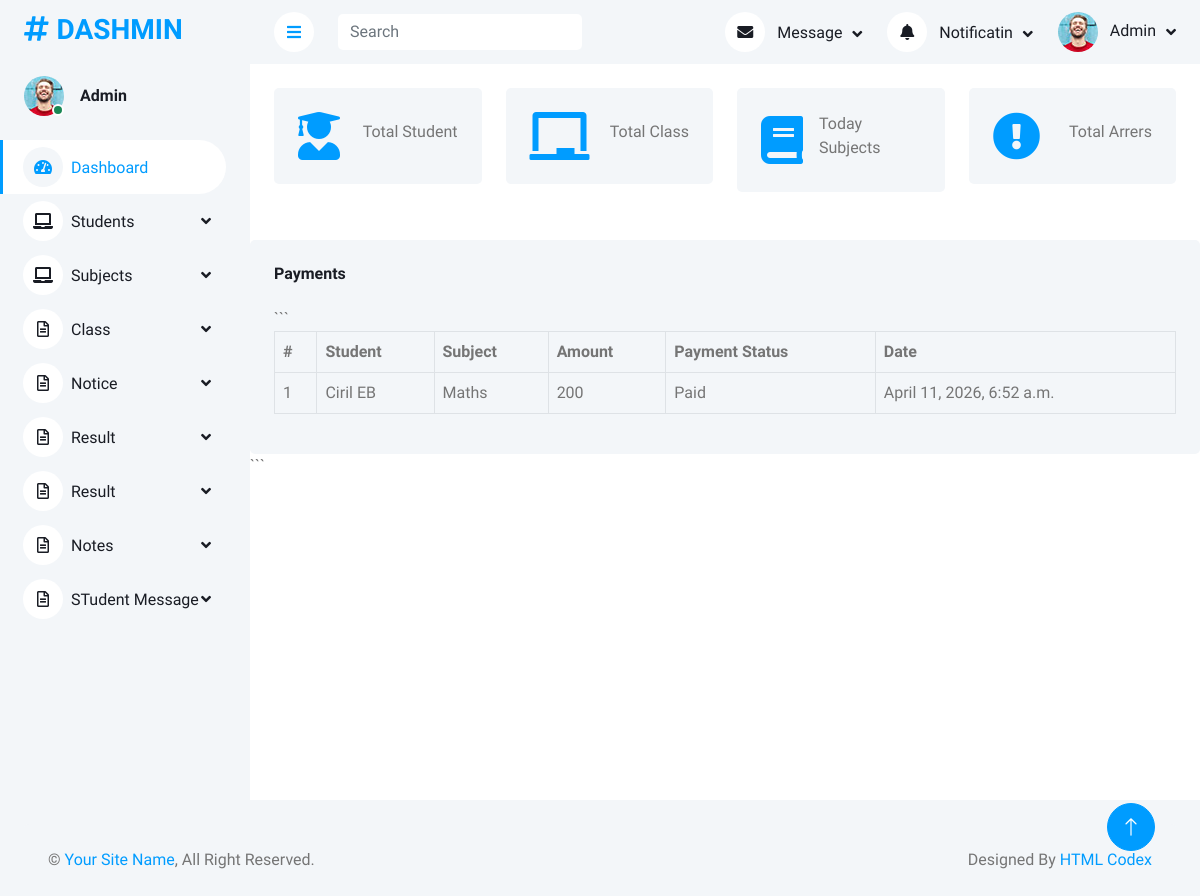
/manage/payment/ (signed in), run on the app's committed database.
### AdminApp/models.py (models this page shows, shortened)
class ArrearApplication(models.Model):
    Student = models.ForeignKey(StudentDb, on_delete=models.CASCADE)
    Subject = models.ForeignKey(SubjectDb, on_delete=models.CASCADE)
    Amount = models.IntegerField()
    Payment_Status = models.CharField(max_length=50, default="Pending")
    Created_At = models.DateTimeField(auto_now_add=True)

class StudentDb(models.Model):
    Gender_Choices=(
        ('Male','Male'),
        ('Female','Female')
    )
    Name=models.CharField(max_length=100,null=True,blank=True)
    Email=models.EmailField(max_length=100,null=True,blank=True)
    Roll_Number=models.CharField(max_length=100,null=True,blank=True)
    Dob=models.DateField(null=True,blank=True)
    Class=models.ForeignKey('ClassDb', on_delete=models.CASCADE,null=True,blank=True)
    gender=models.CharField(max_length=100,null=True,blank=True,choices=Gender_Choices)
    Phone_number=models.CharField(max_length=100,null=True,blank=True)
    Student_Photo = models.ImageField(upload_to="student_photos/", null=True, blank=True)

class SubjectDb(models.Model):
    Subject_Name=models.CharField(max_length=100,null=True,blank=True)
    Subject_Code=models.CharField(max_length=100,null=True,blank=True)
    Credit = models.IntegerField(null=True, blank=True)
    Created_At=models.DateTimeField(auto_now_add=True)
    Updated_At=models.DateTimeField(auto_now=True)

### AdminApp/views.py (the view)
# urls.py: path('payment/',views.payment,name='payment'),
def payment(request):
    arrear_payments = ArrearApplication.objects.select_related(
        'Student', 'Subject'
    ).all().order_by('-Created_At')
    return render(request, 'Payments.html', {
        'arrear_payments': arrear_payments
    })

### AdminApp/templates/Payments.html
{% extends 'Dashboard.html' %}
{% block content %}
<div class="col-12 mt-5">
    <div class="bg-light rounded h-100 p-4">
        <h6 class="mb-4">Payments</h6>
        ```
        <div class="table-responsive">
            <table class="table table-bordered">
                <thead>
                    <tr>
                        <th>#</th>
                        <th>Student</th>
                        <th>Subject</th>
                        <th>Amount</th>
                        <th>Payment Status</th>
                        <th>Date</th>
                </thead>
                <tbody>
                    {% for p in arrear_payments %}
                    <tr>
                        <td>{{ forloop.counter }}</td>
                        <td>{{ p.Student.Name }}</td>
                        <td>{{ p.Subject.Subject_Name }}</td>
                        <td>{{ p.Amount }}</td>
                        <td>{{ p.Payment_Status }}</td>
                        <td>{{ p.Created_At }}</td>
                    </tr>
                    {% endfor%}
                </tbody>
            </table>
        </div>
    </div>
    ```
</div>
{% endblock %}

### AdminApp/static/assets/css/style.css (style rules this page uses)
:root { --primary: #009CFF; --light: #F3F6F9; --dark: #191C24; }

### data on the page
ArrearApplication: Student.Name "Ciril EB", Subject.Subject_Name "Maths", Amount "200", Payment_Status "Paid", Created_At "April 11, 2026, 6:52 a.m."

### other printed values
{{ request.session.username }} "Admin"
